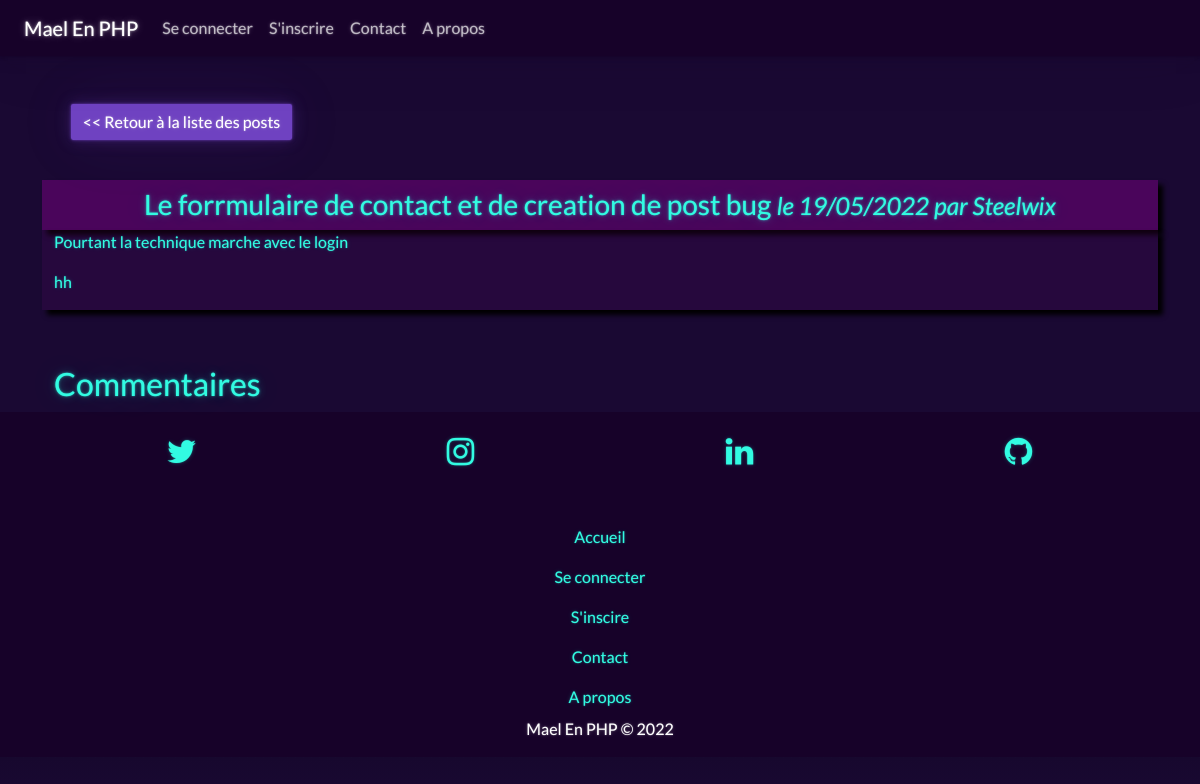
Screenshot of /index.php?action=post&idPost=11 with the database file from the repository.
### tables this page shows
CREATE TABLE IF NOT EXISTS `post` (
  `idPost` int NOT NULL AUTO_INCREMENT,
  `title` varchar(100) DEFAULT NULL,
  `hat` varchar(300) DEFAULT NULL,
  `content` varchar(2000) DEFAULT NULL,
  `updateDate` date DEFAULT NULL,
  `id` int NOT NULL,
  PRIMARY KEY (`idPost`),
  KEY `id` (`id`) USING BTREE
);

CREATE TABLE IF NOT EXISTS `users` (
  `id` int NOT NULL AUTO_INCREMENT,
  `username` varchar(50) NOT NULL,
  `email` varchar(255) NOT NULL,
  `password` varchar(255) NOT NULL,
  `created_at` datetime DEFAULT CURRENT_TIMESTAMP,
  `isAdmin` tinyint(1) NOT NULL,
  PRIMARY KEY (`id`),
  UNIQUE KEY `username` (`username`)
);

### controller/frontend.php (called while the page is built, shortened)
<?php
function requestTemplate($content, $pagetitle)
{
    require 'View/template.php';
}
function navbar()
{
    require 'View/navbar.php';
}
function footer()
{
    require 'View/footer.php';
}
function post()
{
    $globals = new Globals;
    $gGet = $globals->getGET();
    $postManager = new \OpenClassrooms\Blog\Model\PostManager();
    $post = $postManager->getPost($gGet['idPost']);
    require 'View/postView.php';
}

### model/manager.php (called while the page is built, shortened)
<?php
class Manager
{
  public function __construct()
  {
    try {
      $this->dataBase = new PDO('mysql:host=localhost;dbname=maelenphp', 'maelenphp', 'hkzkwx02');
    } catch (PDOException $e) {
      $e = "Base de donnée introuvable";
    }
  }
}

### src/Globals/Globals.php (called while the page is built, shortened)
<?php
class Globals
{
    private $GET;
    public function __construct()
    {
        $this->GET = filter_input_array(INPUT_GET) ?? null;
    }
    public function getGET($key = null)
    {
        return $this->GET;
    }
}

### model/PostManager.php (called while the page is built, shortened)
<?php
class PostManager extends Manager
{
    public function getPost($idPost)
    {
        $req = $this->dataBase->prepare('SELECT post.idPost, post.title, post.hat, post.content, post.id, users.username,
        DATE_FORMAT(updateDate, \'%d/%m/%Y \') AS creation_date_fr FROM post INNER JOIN users ON post.id = users.id WHERE idPost = ?');
        $req->execute(array($idPost));
        $post = $req->fetch();
        return $post;
    }
}

### View/postView.php (the view, shortened to what this page needs)
<br><br>
<article class="container">
    <div class="row">
        <div class="col-lg-3 col-md-12 text-center">
            <p><a href="index.php" class="btn btn-primary">
                    << Retour à la liste des posts</a>
            </p>
        </div>
    </div><br>
    <div class="row">
        <div class="col-12 posttitle text-center">
            <h3>
                <h3>
                    <?= htmlspecialchars($post['title']) ?>
                    <small><em>le <?= htmlspecialchars($post['creation_date_fr']) ?></em>
                        <em>par <?= htmlspecialchars($post['username']) ?></em></small>
                </h3>
        </div>
        <div class="col-12 postdata">
            <p>
                <?= htmlspecialchars($post['hat']) ?> </p>
            <p> <?= htmlspecialchars($post['content']) ?>
            </p>
        </div>
    </div>
    <div class="row">
        <div class="col-6">
            <h2>Commentaires</h2>
        </div>
    </div>
</article>

### rows the page displays
post: title "Le forrmulaire de contact et de creation de post bug", id.username "Steelwix", hat "Pourtant la technique marche avec le login", content "hh"

### other values shown
$post['creation_date_fr'] "19/05/2022"
